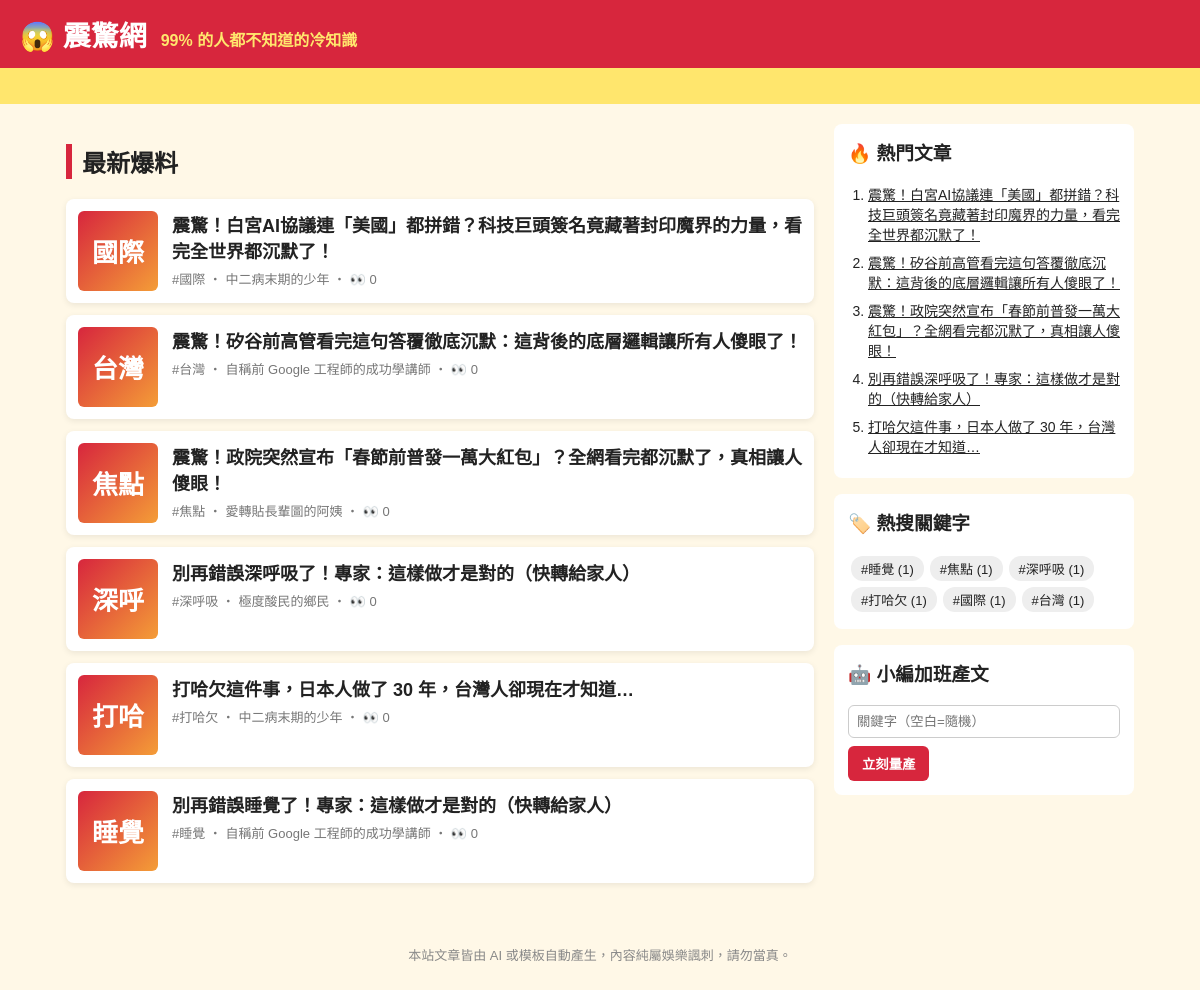
Before: / with the older database file.
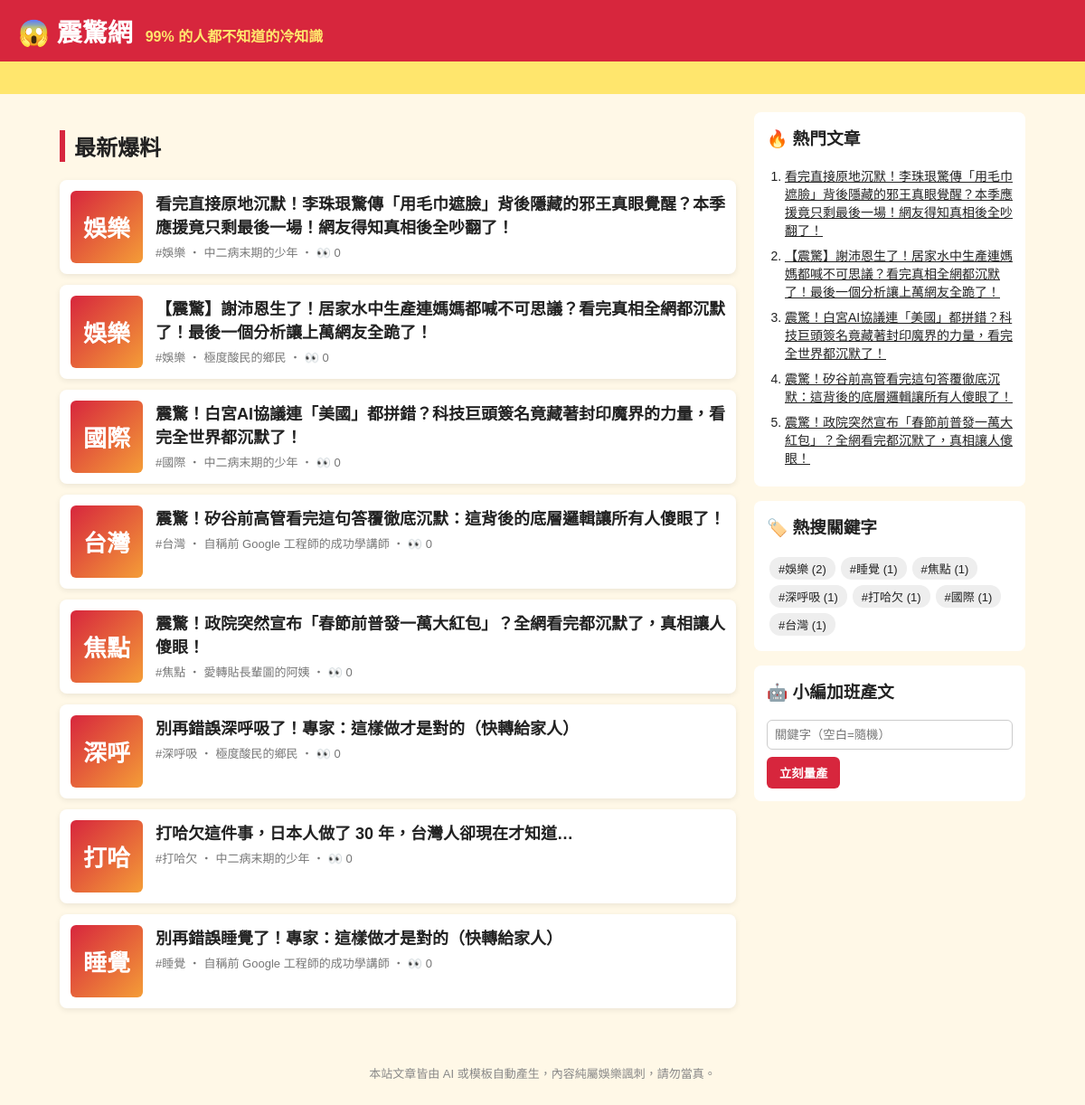
After: the same page with the newer database file.
### tables this page shows
CREATE TABLE articles (
                id         INTEGER PRIMARY KEY AUTOINCREMENT,
                keyword    TEXT NOT NULL,
                persona    TEXT NOT NULL,
                title      TEXT NOT NULL,
                content    TEXT NOT NULL,
                source     TEXT NOT NULL,
                views      INTEGER NOT NULL DEFAULT 0,
                created_at TEXT NOT NULL
            , news_title TEXT, news_url TEXT);

### app.py (the view)
@app.route("/")
def index():
    return render_template("index.html", articles=db.list_articles(), heading="最新爆料")

### app.py (called while the page is built)
@app.context_processor
def sidebar():
    return {"hot": db.hot_articles(), "tags": db.keywords(), "static_site": app.config["STATIC_SITE"]}

### db.py (called while the page is built)
def connect():
    conn = sqlite3.connect(DB_PATH)
    conn.row_factory = sqlite3.Row
    return conn

def list_articles(limit=50, keyword=None):
    with connect() as conn:
        if keyword:
            return conn.execute(
                "SELECT * FROM articles WHERE keyword = ? ORDER BY id DESC LIMIT ?", (keyword, limit)
            ).fetchall()
        return conn.execute("SELECT * FROM articles ORDER BY id DESC LIMIT ?", (limit,)).fetchall()

def hot_articles(limit=5):
    with connect() as conn:
        return conn.execute("SELECT * FROM articles ORDER BY views DESC, id DESC LIMIT ?", (limit,)).fetchall()

def keywords():
    with connect() as conn:
        return conn.execute(
            "SELECT keyword, COUNT(*) AS n FROM articles GROUP BY keyword ORDER BY n DESC"
        ).fetchall()

### templates/index.html
{% extends "base.html" %}
{% block content %}
<h2 class="heading">{{ heading }}</h2>
{% for a in articles %}
  <a class="card" href="{{ url_for('article', article_id=a.id) }}">
    <div class="thumb">{{ a.keyword[:2] }}</div>
    <div>
      <h3>{{ a.title }}</h3>
      <p class="meta">#{{ a.keyword }} ‧ {{ a.persona }}{% if not static_site %} ‧ 👀 {{ a.views }}{% endif %}</p>
    </div>
  </a>
{% else %}
  <p class="empty">還沒有文章。執行 <code>python generator.py -n 5</code> 或用右邊按鈕開始量產。</p>
{% endfor %}
{% endblock %}

### templates/base.html (shortened to what this page needs)
<!doctype html>
<html lang="zh-Hant">
<head>
  <link rel="stylesheet" href="{{ url_for('static', filename='style.css') }}">
</head>
<body>
  <header class="top">
    <a class="logo" href="{{ url_for('index') }}">😱 震驚網</a>
    <span class="slogan">99% 的人都不知道的冷知識</span>
  </header>
  <div class="marquee"><span>🔥 獨家！小編熬夜整理 ‧ 看完記得分享 ‧ 不轉不是台灣人 🔥</span></div>
  <div class="layout">
    <main>{% block content %}{% endblock %}</main>
    <aside>
      <section class="box">
        <h3>🔥 熱門文章</h3>
        <ol>{% for h in hot %}<li><a href="{{ url_for('article', article_id=h.id) }}">{{ h.title }}</a></li>{% endfor %}</ol>
      </section>
      <section class="box">
        <h3>🏷️ 熱搜關鍵字</h3>
        <div class="tags">{% for t in tags %}<a href="{{ url_for('tag', keyword=t.keyword) }}">#{{ t.keyword }} ({{ t.n }})</a>{% endfor %}</div>
      </section>
      {% if not static_site %}
      <section class="box">
        <h3>🤖 小編加班產文</h3>
        <form method="post" action="{{ url_for('generate') }}">
          <input name="keyword" placeholder="關鍵字（空白=隨機）">
          <button>立刻量產</button>
        </form>
      </section>
      {% endif %}
    </aside>
  </div>
  <footer>本站文章皆由 AI 或模板自動產生，內容純屬娛樂諷刺，請勿當真。</footer>
</body>
</html>

### static/style.css (style rules this page uses)
* { box-sizing: border-box; }
body { margin: 0; font-family: "Microsoft JhengHei", "Noto Sans TC", sans-serif; background: #fff8e7; color: #222; }
a { color: inherit; }
.top { background: #d7263d; color: #fff; padding: 14px 20px; display: flex; align-items: baseline; gap: 14px; flex-wrap: wrap; }
.logo { font-size: 28px; font-weight: 900; text-decoration: none; }
.slogan { color: #ffe66d; font-weight: bold; }
.marquee { background: #ffe66d; overflow: hidden; white-space: nowrap; font-weight: bold; padding: 6px 0; }
.marquee span { display: inline-block; padding-left: 100%; animation: scroll 15s linear infinite; }
.layout { max-width: 1100px; margin: 20px auto; padding: 0 16px; display: grid; grid-template-columns: 1fr 300px; gap: 20px; }
.heading { border-left: 6px solid #d7263d; padding-left: 10px; }
.card { display: flex; gap: 14px; background: #fff; border-radius: 8px; padding: 12px; margin-bottom: 12px; text-decoration: none; box-shadow: 0 2px 6px rgba(0,0,0,.08); }
.card h3 { margin: 0 0 6px; font-size: 18px; }
.thumb { flex: 0 0 80px; height: 80px; border-radius: 6px; background: linear-gradient(135deg, #d7263d, #f49d37); color: #fff; font-size: 26px; font-weight: 900; display: grid; place-items: center; }
.meta { color: #777; font-size: 13px; margin: 0; }
.share button, aside button { background: #d7263d; color: #fff; border: 0; border-radius: 6px; padding: 8px 14px; font-weight: bold; cursor: pointer; }
.box { background: #fff; border-radius: 8px; padding: 14px; margin-bottom: 16px; }
.box h3 { margin-top: 0; }
.box ol { padding-left: 20px; margin: 0; }
.box li { margin-bottom: 8px; font-size: 14px; }
.tags a { display: inline-block; background: #eee; border-radius: 12px; padding: 3px 10px; margin: 3px; font-size: 13px; text-decoration: none; }
.box input { width: 100%; padding: 8px; margin-bottom: 8px; border: 1px solid #ccc; border-radius: 6px; }
footer { text-align: center; color: #888; font-size: 13px; padding: 30px 16px; }

Changed rows visible on the page:
no longer on one of the page's lists (row unchanged): articles: title "別再錯誤深呼吸了！專家：這樣做才是對的（快轉給家人）"
no longer on one of the page's lists (row unchanged): articles: title "打哈欠這件事，日本人做了 30 年，台灣人卻現在才知道…"
added articles: keyword "娛樂", title "看完直接原地沉默！李珠珢驚傳「用毛巾遮臉」背後隱藏的邪王真眼覺醒？本季應援竟只剩最後一場！網友得知真相後全吵翻了！", persona "中二病末期的少年", views "0"
added articles: keyword "娛樂", title "【震驚】謝沛恩生了！居家水中生產連媽媽都喊不可思議？看完真相全網都沉默了！最後一個分析讓上萬網友全跪了！", persona "極度酸民的鄉民", views "0"
Other visible differences:
new list line: "# 娛樂 ( 2 )"
